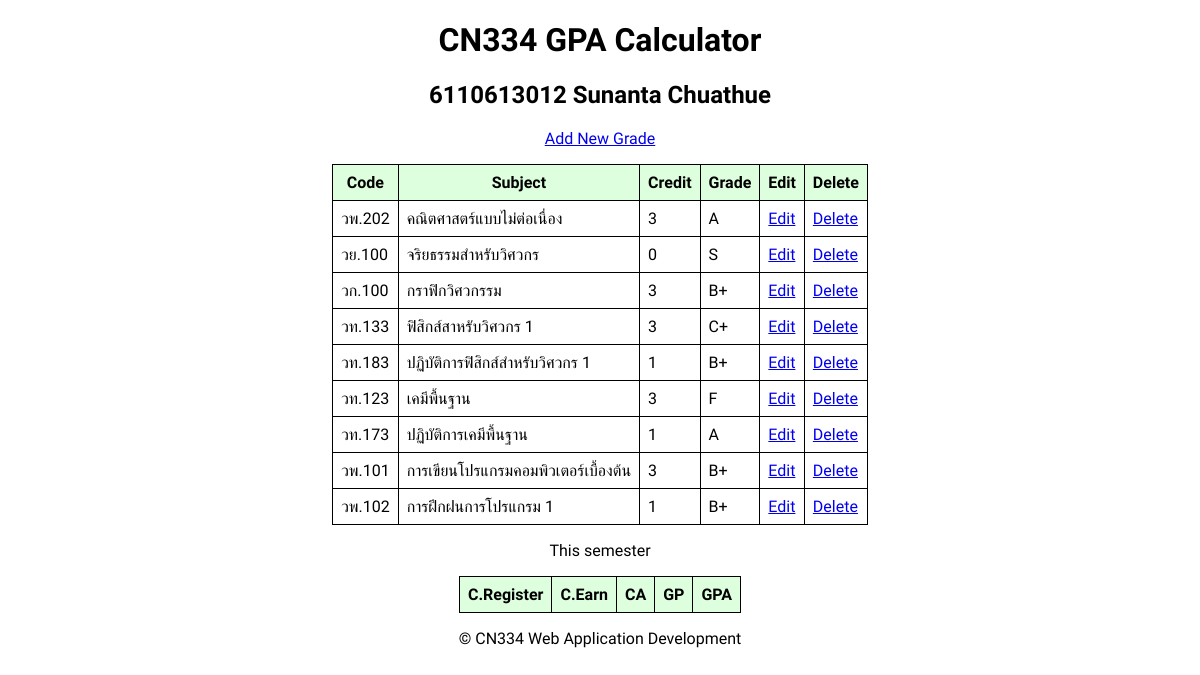
The page / on the database its author committed.
### tables this page shows
CREATE TABLE `grade` (
  `id` int(11) NOT NULL,
  `subject_code` varchar(6) NOT NULL,
  `subject_name` varchar(500) NOT NULL,
  `credit` int(2) NOT NULL,
  `grade` varchar(2) NOT NULL,
  `timestamp` timestamp NOT NULL DEFAULT current_timestamp()
);

### application/controllers/GPA.php (called while the page is built, shortened)
<?php
class GPA extends CI_Controller
{
	public function __construct()
	{
		$this->load->model('user_model');
		$this->load->library('session');
		$this->load->helper(array('form','url'));
	}
	public function index()
	{
		$data = $this->user_model->get_address();
		$this->load->view('header.php');
		$this->load->view('content.php', $data);
		$this->load->view('footer.php');
	}
}

### index.php (called while the page is built, shortened)
<?php
require_once BASEPATH.'core/CodeIgniter.php';

### application/models/User_model.php (called while the page is built, shortened)
<?php
class User_model extends CI_Model
{
	function get_address($no_record=100)
	{
		$this->db->order_by('id');
		$query = $this->db->get('grade',$no_record);
		foreach ($query->result() as $row)
		{
			$data['grade'][] = array(
				'id'        => $row->id,
				'subject_code' => $row->subject_code,
				'subject_name'   => $row->subject_name,
				'credit'     => $row->credit,
				'grade'     => $row->grade
			);
		}
		return $data;
	}
}

### application/views/content.php (the view)
<main>
	<center><a href="<?=base_url('gpa/form');?>">Add New Grade</a></center>
	<table>
		<th> Code </th><th> Subject </th><th> Credit </th><th>Grade</th><th> Edit </th><th> Delete </th>
		<?php foreach ($grade as $item):?>
			<tr>
				<td><?= $item['subject_code'] ?></td>
				<td><?= $item['subject_name'] ?></td>
				<td><?= $item['credit'] ?></td>
				<td><?= $item['grade'] ?></td>
				<td><a href="<?=base_url('gpa/update');?>/<?=$item['id'];?>">Edit</a></td>
				<td><a href="<?=base_url('gpa/delete');?>/<?=$item['id'];?>">Delete</a></td>
			</tr>
		<?php endforeach;?>
	</table>
	<center>This semester</center>
	<table>
	<th> C.Register </th><th> C.Earn </th><th> CA </th><th>GP</th><th> GPA </th>
	</table>
</main>

### application/views/header.php (shortened to what this page needs)
<!doctype html>
<html lang="en">
<head>
</head>
<body>
<header>
	<h1>CN334 GPA Calculator</h1>
	<h2>6110613012 Sunanta Chuathue</h2>
</header>

### application/views/footer.php
<footer>
	&copy; CN334 Web Application Development
</footer>
</body>
</html>

### application/views/header.php (style rules this page uses)
body { font-family: 'Bai Jamjuree', sans-serif; }
table, td, th { border: 1px solid black; }
table { border-collapse: collapse; border-spacing: 10px; margin-top: 1em; margin-bottom: 1em; margin-left: auto; margin-right: auto; }
th { background-color: #ddffdd; }
th, td { padding: .5em; }
footer { text-align: center; }
h1, h2 { text-align: center; }

### rows shown on the page
grade: subject_code "วพ.202", subject_name "คณิตศาสตร์แบบไม่ต่อเนื่อง", credit "3", grade "A"
grade: subject_code "วย.100", subject_name "จริยธรรมสำหรับวิศวกร", credit "0", grade "S"
grade: subject_code "วก.100", subject_name "กราฟิกวิศวกรรม", credit "3", grade "B+"
grade: subject_code "วท.133", subject_name "ฟิสิกส์สาหรับวิศวกร 1", credit "3", grade "C+"
grade: subject_code "วท.183", subject_name "ปฏิบัติการฟิสิกส์สำหรับวิศวกร 1", credit "1", grade "B+"
grade: subject_code "วท.123", subject_name "เคมีพื้นฐาน", credit "3", grade "F"
grade: subject_code "วท.173", subject_name "ปฏิบัติการเคมีพื้นฐาน", credit "1", grade "A"
grade: subject_code "วพ.101", subject_name "การเขียนโปรแกรมคอมพิวเตอร์เบื้องต้น", credit "3", grade "B+"
grade: subject_code "วพ.102", subject_name "การฝึกฝนการโปรแกรม 1", credit "1", grade "B+"
